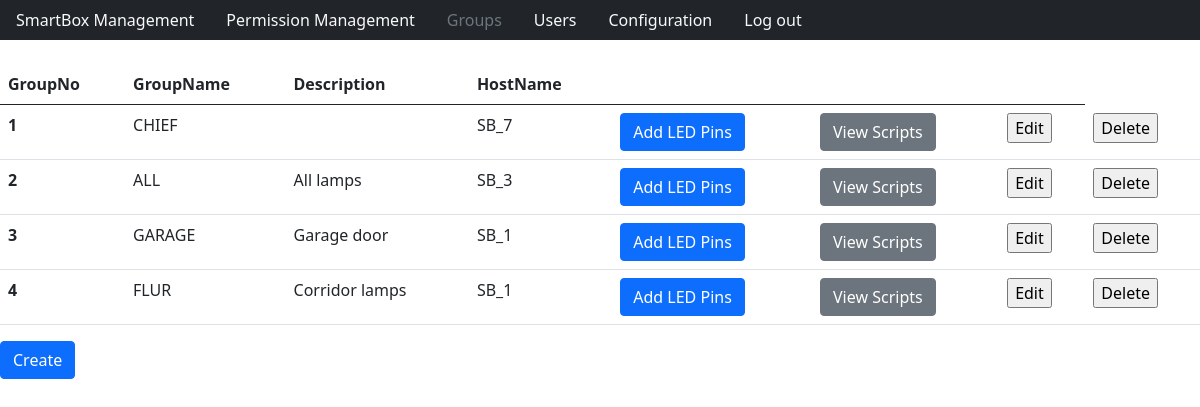
/groups.php (signed in), run on the app's committed database.
### tables this page shows
CREATE TABLE `groups` (
  `GroupNo` int(11) NOT NULL AUTO_INCREMENT,
  `GroupName` varchar(20) DEFAULT NULL,
  `Description` varchar(50) DEFAULT NULL,
  `HostName` varchar(16) DEFAULT NULL,
  PRIMARY KEY (`GroupNo`),
  KEY `HostName` (`HostName`),
  CONSTRAINT `group_ibfk_1` FOREIGN KEY (`HostName`) REFERENCES `smartboxes` (`HostName`) ON UPDATE CASCADE ON DELETE CASCADE
);

### groups.php (the view, shortened to what this page needs)
 <?php
    include_once "htmlHead.php";
    include_once "databaseConnect.php";
    include_once "navigationBar.php";
?>
    <body>
        <?php
            if($_SESSION["userIsAdmin"]==0){
                $sqlStatement = $connection->prepare("SELECT * from groups, manage where groups.HostName=manage.HostName and UserNo=?");
                $sqlStatement->bind_param("i", $_SESSION["currentUserNo"]);
                $sqlStatement->execute();
                $result = $sqlStatement->get_result();
            }else{
                $result = $connection->query("SELECT * from groups");
            }
            if ($result) {
                ?>
                <table class="table">
                    <thead>
                        <tr>
                            <th scope="col">GroupNo</th>
                            <th scope="col">GroupName</th>
                            <th scope="col">Description</th>
                            <th scope="col">HostName</th>
                            <th scope="col"></th>
                            <th scope="col"></th>
                            <th scope="col"></th>
                        </tr>
                    </thead>
                    <tbody>
                        <?php
                        while ($row = $result->fetch_assoc()) {?>
                            <tr>
                                <th scope="row"><?= $row["GroupNo"] ?></th>
                                <td><?= $row["GroupName"] ?></td>
                                <td><?= $row["Description"] ?></td>
                                <td><?= $row["HostName"] ?></td>
                                <td>
                                    <form action="" method="post">
                                        <input type="submit" class="btn btn-primary" value="Add LED Pins"></input>
                                    </form>
                                </td>
                                <td>
                                    <form action="" method="post">
                                        <input type="submit" class="btn btn-secondary" value="View Scripts"></input>
                                    </form>
                                </td>
                                <?php if($_SESSION["userIsAdmin"]==1){?>
                                    <td>
                                        <form method="POST">
                                            <input type="submit" value="Edit">
                                        </form>
                                    </td>
                                    <td>
                                        <form method="POST">
                                            <input type="submit" value="Delete">
                                        </form>
                                    </td>
                                <?php }?>
                            </tr>
                        <?php }?>
                    </tbody>
                </table>
<?php
            }  else {
                print "Something went wrong selecting data";
            }
        ?>
        <div class="mb-3">
            <form action="" method="post">
                <input type="submit" class="btn btn-primary" value="Create">
            </form>
        </div>
    </body>
</html>

### data on the page
groups: GroupNo "1", GroupName "CHIEF", HostName "SB_7"
groups: GroupNo "2", GroupName "ALL", Description "All lamps", HostName "SB_3"
groups: GroupNo "3", GroupName "GARAGE", Description "Garage door", HostName "SB_1"
groups: GroupNo "4", GroupName "FLUR", Description "Corridor lamps", HostName "SB_1"

### other printed values
$pageText "SmartBox Management"
$pageText "Permission Management"
$pageText "Users"
$pageText "Configuration"
